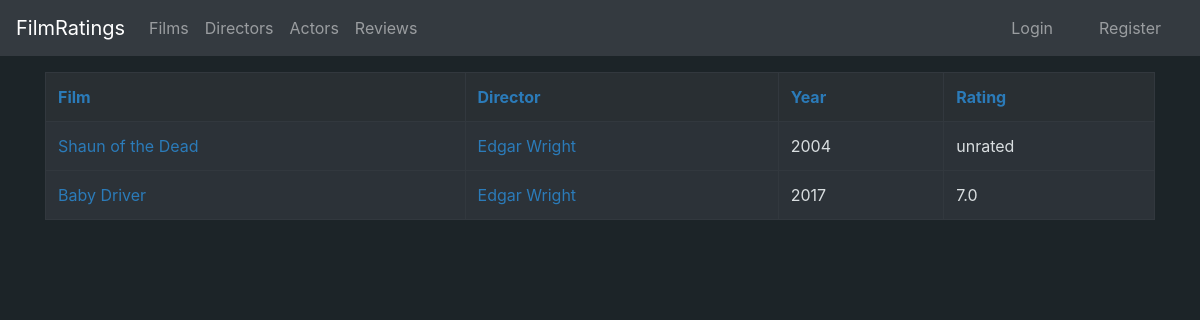
Before: /films/ with the older database file.
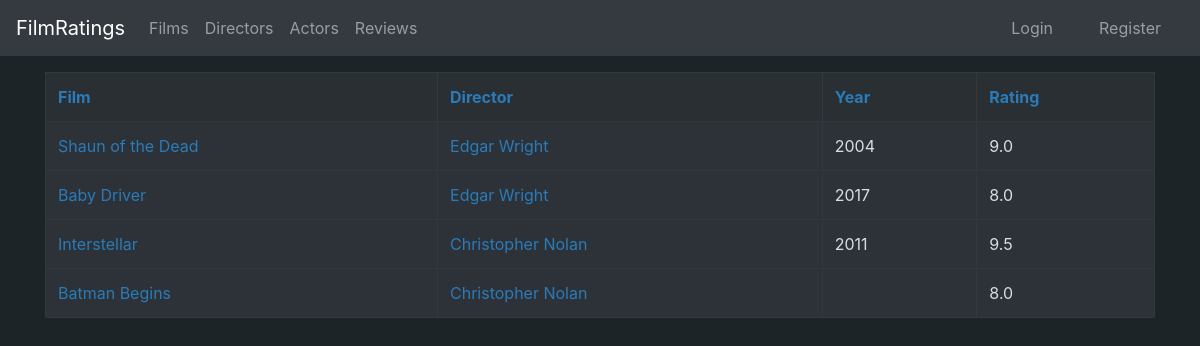
After: the same page with the newer database file.
### application/films/models.py (models this page shows, shortened)
class Film(Base):
    name = db.Column(db.String(400), nullable=False)
    description = db.Column(db.String(1200), nullable=True)
    year = db.Column(db.Integer, nullable=True)
    director_id = db.Column(db.Integer, db.ForeignKey('director.id'), nullable = True)
    poster = db.Column(db.String(400), nullable=True)
    actors = db.relationship("FilmActor", cascade="all, delete-orphan")
    ratings = db.relationship("Rating", cascade="all, delete-orphan")
    @staticmethod
    def films_with_ratings():
        if os.environ.get("HEROKU"):
            stmt = text("SELECT film.id, film.name, film.year, director_id, director.name, avg(Rating.score) AS avg FROM Director, Film "
            "LEFT JOIN Rating on Rating.film_id = id WHERE Director.id = film.director_id GROUP BY Film.id, director.name ORDER BY film.id")
        else:
            stmt = text("SELECT film.id, film.name, film.year, director_id, director.name, avg(Rating.score) AS avg FROM Director, Film "
            "LEFT JOIN Rating on Rating.film_id = film.id WHERE Director.id = film.director_id GROUP BY Film.id, director.name ORDER BY film.id")
        res = db.engine.execute(stmt)
        top = []
        for row in res:
            if row[5] != None:
                top.append([row[0], row[1], row[2], row[3], row[4], round(row[5], 2)])
            else :
                top.append([row[0], row[1], row[2], row[3], row[4], 0.0])
        return top

### application/films/views.py (the view)
@app.route("/films/", methods=["GET"])
def films_index():
    films = Film.films_with_ratings()
    return render_template("films/list.html", films = films, directors = Director.query.all(), sortby = None, desc = None)

### application/templates/films/list.html (shortened to what this page needs)
{% extends "layout.html" %}
{% block body %}
    <table class="table table-bordered table-dark">
        <tr style="background-color:#292F33">
            <th>
                {% if sortby == 'name' and desc == False %}
                    <a href="{{url_for('films_sorted', sortby = 'namedesc')}}">Film</a>
                {% else %}
                    <a href ="{{url_for('films_sorted', sortby = 'name')}}">Film</a>
                {% endif %}
            </th>
            <th>
                {% if sortby == 'director' and desc == False %}
                    <a href="{{url_for('films_sorted', sortby='directordesc')}}">Director</a>
                {% else %}
                    <a href="{{url_for('films_sorted', sortby='director')}}">Director</a>
                {% endif %}
            </th>
            <th>
                    {% if sortby == 'year' and desc == False %}
                        <a href="{{url_for('films_sorted', sortby = 'yeardesc')}}">Year</a>
                    {% else %}
                        <a href="{{url_for('films_sorted', sortby = 'year')}}">Year</a>
                    {% endif %}
                </th>
            <th>
                {% if sortby == 'rating' and desc == False %}
                    <a href="{{url_for('films_sorted', sortby='ratingdesc')}}">Rating</a>
                {% else %}
                    <a href="{{url_for('films_sorted', sortby='rating')}}">Rating</a>
                {% endif %}
            </th>
        </tr>
        {% for film in films%}
        <tr style="background-color:#2c3238;color:#d9dee0">
            <td><a href="{{ url_for('films_show', film_id=film[0] )}}">{{film[1]}}</a></td>
            <td>
                <a href="{{url_for('directors_show', director_id = film[3])}}">{{film[4]}}</a>
            </td>
            {% if film[2] != None %}
                <td>
                    {{film[2]}}
                </td>
            {% else %}
                <td></td>
            {% endif %}
            <td>
                {% if film[5] > 1.0 %}
                    {{ film[5]}}
                {% else %}
                    unrated
                {% endif %}
            </td>
        </tr>
        {% endfor %}
    </table>
{% endblock %}

Changed rows visible on the page:
changed Film "Shaun of the Dead": film (not shown) → "9.0"; no longer shows "unrated"
computed for Film "Baby Driver": film "7.0" → "8.0"
added Film: name "Interstellar", film "Christopher Nolan", year "2011", film "9.5"
added Film: name "Batman Begins", film "Christopher Nolan", film "8.0"
